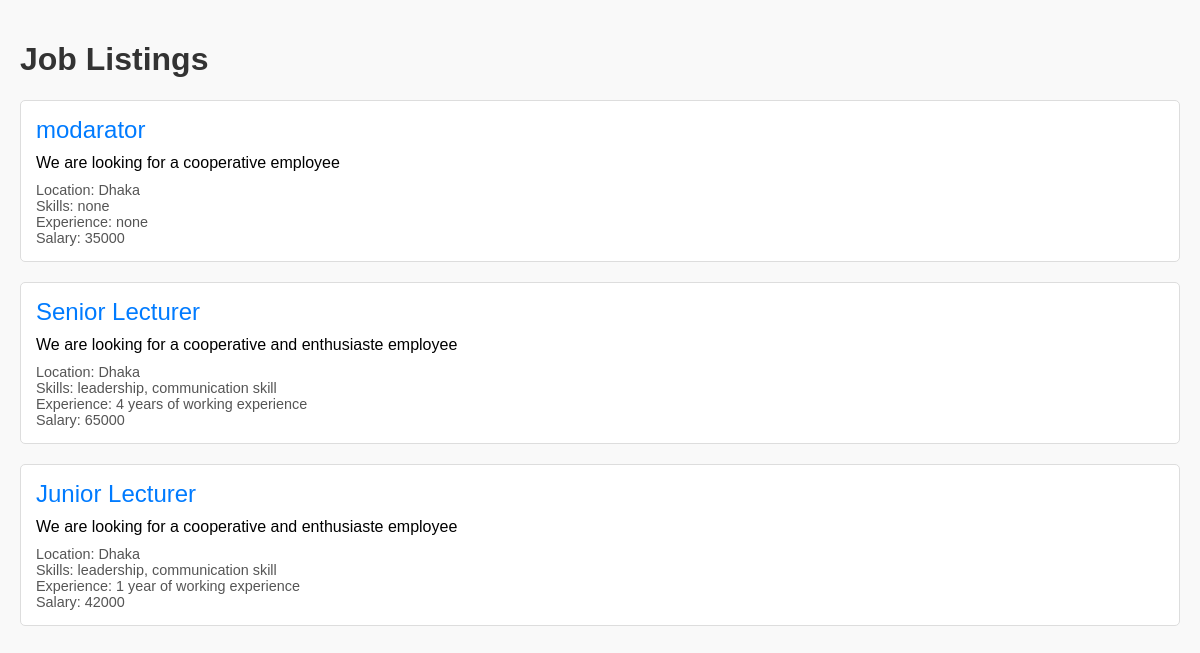
Screenshot of /tester.php?location=Dhaka with the database file from the repository.
### tables this page shows
CREATE TABLE `job` (
  `job_id` int(5) NOT NULL,
  `company_id` int(5) DEFAULT NULL,
  `title` varchar(50) NOT NULL,
  `description` varchar(1000) NOT NULL,
  `location` varchar(50) NOT NULL,
  `required_skill` varchar(200) NOT NULL,
  `required_experience` varchar(200) NOT NULL,
  `salary` int(10) NOT NULL,
  `posted_date` date NOT NULL
);

### tester.php (the view, shortened to what this page needs)
<!DOCTYPE html>
<html lang="en">
<head>
</head>
<body>
    <h1>Job Listings</h1>
    <div class="job-listings">
        <?php
        $db_server = "localhost";
        $db_name = "jobsite";
        $db_password = "";
        $db_username = "root";
        $conn = mysqli_connect($db_server, $db_username, $db_password, $db_name);
        $location = $_GET['location'] ?? '';
        $sql = "SELECT * FROM job WHERE 1=1";
        if (!empty($location)) {
            $sql .= " AND location LIKE '%$location%'";
        }
        $result = mysqli_query($conn, $sql);
        while ($row = mysqli_fetch_array($result)) {
            echo '<div class="job-listing">';
            echo '<div class="job-title">' . htmlspecialchars($row['title']) . '</div>';
            echo '<div class="job-description">' . htmlspecialchars($row['description']) . '</div>';
            echo '<div class="job-details">Location: ' . htmlspecialchars($row['location']) . '<br>';
            echo 'Skills: ' . htmlspecialchars($row['required_skill']) . '<br>';
            echo 'Experience: ' . htmlspecialchars($row['required_experience']) . '<br>';
            echo 'Salary: ' . htmlspecialchars($row['salary']) . '</div>';
            echo '</div>';
        }
        ?>
    </div>
</body>
</html>

### tester.php (style rules this page uses)
body { font-family: Arial, sans-serif; margin: 0; padding: 20px; background-color: #f9f9f9; }
h1 { color: #333; }
.job-listing { border: 1px solid #ddd; border-radius: 5px; padding: 15px; margin-bottom: 20px; background-color: #fff; }
.job-title { font-size: 1.5em; color: #007BFF; }
.job-description { margin: 10px 0; }
.job-details { font-size: 0.9em; color: #555; }

### rows the page displays
job: title "modarator", description "We are looking for a cooperative employee", location "Dhaka", required_skill "none", required_experience "none", salary "35000"
job: title "Senior Lecturer", description "We are looking for a cooperative and enthusiaste employee", location "Dhaka", required_skill "leadership, communication skill", required_experience "4 years of working experience", salary "65000"
job: title "Junior Lecturer", description "We are looking for a cooperative and enthusiaste employee", location "Dhaka", required_skill "leadership, communication skill", required_experience "1 year of working experience", salary "42000"
